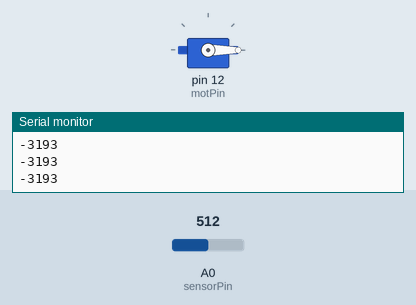
Bench run of a sketch on a simulated Arduino Uno, built with avr-gcc and run on an emulated ATmega328P. On the bench: servo, the last lines printed to the serial monitor. The inputs (shaded band) are chosen by the test bench; at power-on: A0 (sensorPin) = 512.

Above: at 1.2 s.
1.3 s: A0 (sensorPin) set to 0
At 2.0 s:
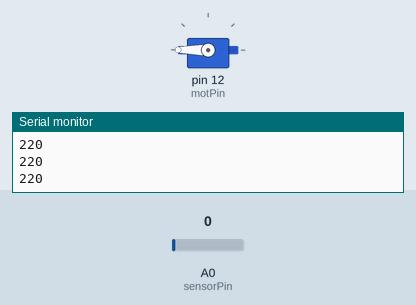
2.8 s: A0 (sensorPin) set to 122
At 3.4 s:
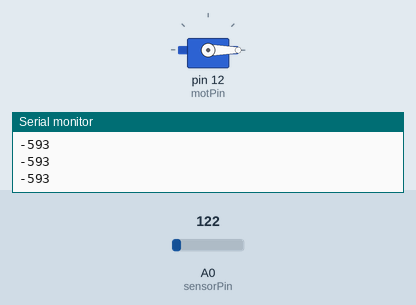
Timing chart, 0 to 5.8 s (numbered marks = the images above; inputs shaded):
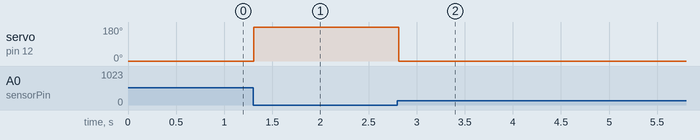

The sketch:

servo_motor1.ino
```cpp
// C++ code
//
#include<Servo.h>
int motPin=12;
int sensorPin=A0;
Servo myServo;
void setup()
{Serial.begin(9600);
 myServo.attach(motPin);
  pinMode(motPin,OUTPUT);
}

void loop()
{
  int sensorValue=analogRead(sensorPin);
  //Serial.println(sensorValue);
  int angle=map(sensorValue,33,6,0,180);
  myServo.write(angle);
  Serial.println(angle);
  delay(100);

}
```

Measured:
- after the input at 1.3 s, servo on pin 12 (motPin): 0° → 180° at once
- after the input at 2.8 s, servo on pin 12 (motPin): 180° → 0° at once
